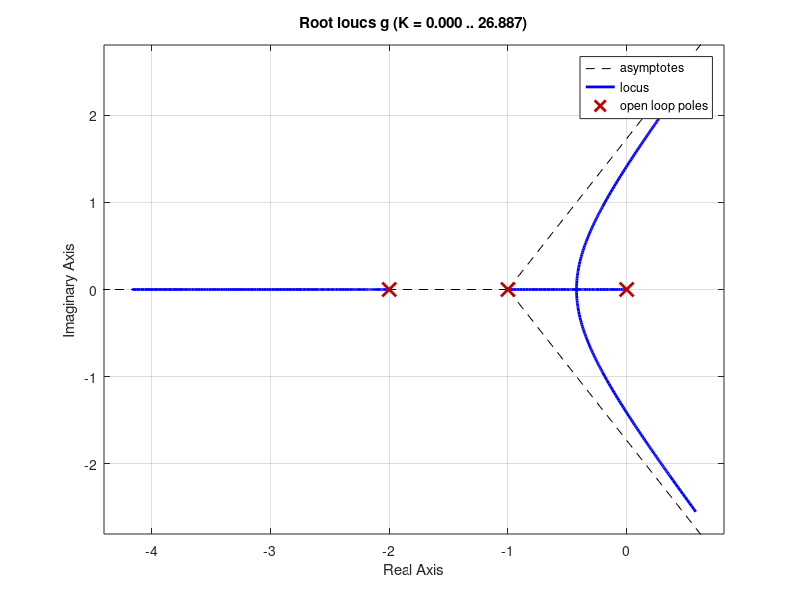
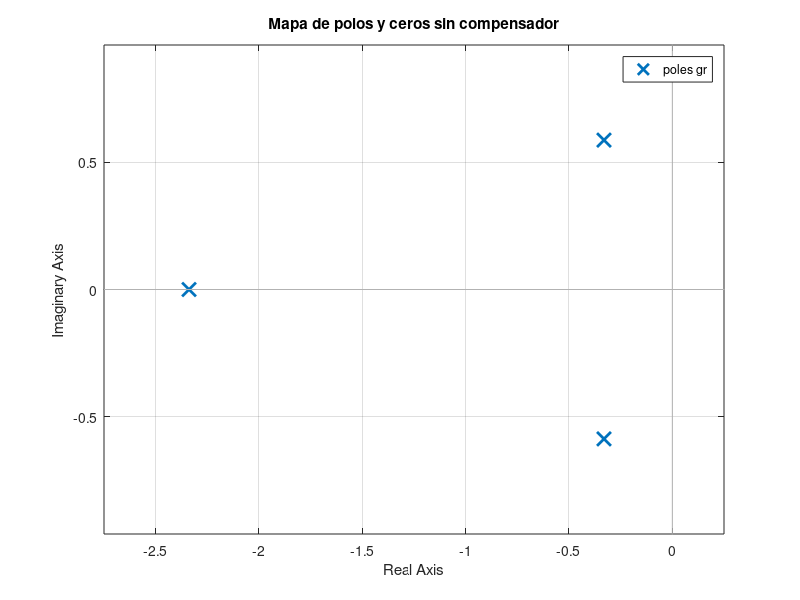
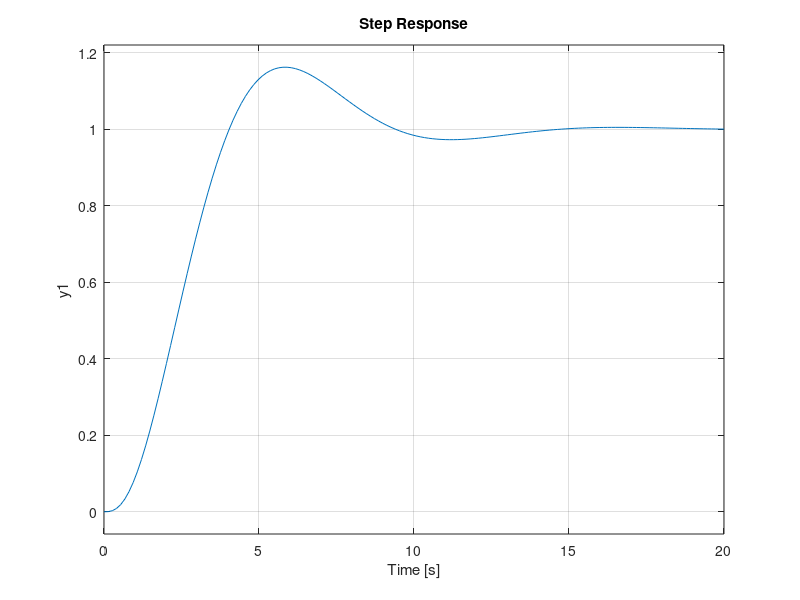
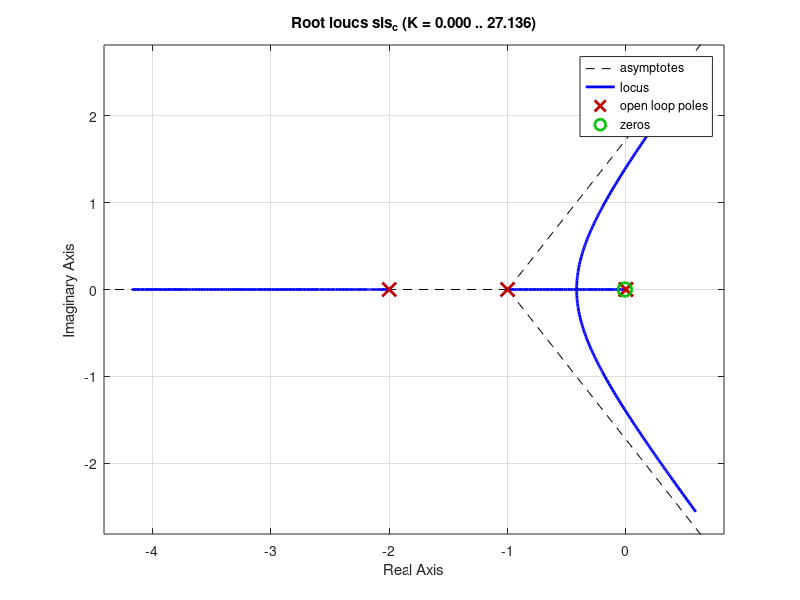

Recreate these plots in MATLAB, in order. (Note: this script raises an error after producing the figures.)
clc
clear
close all

%------------planta o proceso----
a=[1 1];
b=[1 2];
c=[1 0];
den= conv(a,b);
den= conv(den,c);

g=tf(1.06,den);

rlocus(g)
figure
gr=feedback(g,1);
pzmap(gr)
title('Mapa de polos y ceros sin compensador')
figure
step(gr)
[p z] = pzmap(gr);

%polos dominantes: 
s1=p(2);%-0.33+0.586*i;
s2=p(3);%-0.33-0.586*i;

%polinomio caracteristico:
pol = conv([1 -s1],[1 -s2])

wn=sqrt(pol(3))
e=pol(2)/(2*wn)

sis_d=tf(wn^2,pol); %sistema deseado


so = 100*exp(-e*pi/sqrt(1-e^2))
Ts= 4/(e*wn)
% constante Kv actual
Kv_a=0.53;
Kv=5;
% se desea Kv cerca a 5 la razón es 9.43, se puede acerca a 10 para fines
% practicos

%------G_c(s)=(s+z)/(s+p)-----
razon= 10 ;%Kv/Kv_a;
p=0.001; %0.005
z=razon*p; %0.05;

cond_ang= rad2deg(angle((s1+z)/(s1+p)))
%atand((0.33-0.05)/0.586)-atand((0.33-0.005)/0.586)


g_c = tf([1 z],[1 p]);

%nuevo lgr
sis_c=g_c*g;
figure
rlocus(sis_c)
hold on
rlocus(g,'-.')
legend('Nuevo LGR','Antiguo LGR')


%ubicar los nuevos polos dominantes teniendo en cuenta G_c*G
sis_rc=feedback(g_c*g,1);
[p1 z1]=pzmap(sis_rc)
figure
pzmap(sis_rc)
title('Mapa de polos y ceros con compensador')

% determinar la ganancia K para ubicar los polos deseados en lazo cerrado
% s1= -0.309+0.56*i;%0.332+0.466*i;
% s2= -0.309+0.56*i;%0.332-0.466*i;
s1= p1(2);%-0.308+0.566i;%p1(2);%-0.332+0.466*i;
s2= p1(3);%-0.332-0.466*i;
num = 1.06*(s1+z);
den = s1*(s1+p)*(s1+1)*(s1+2);

div = abs(num/den);

K=1/div;

%polinomio caractetistcio nuevo
pol = conv([1 -s1],[1 -s2])

wn=sqrt(pol(3))
e=pol(2)/(2*wn)


%sistema completo realimentado
g_c = K*g_c;
sis_r_c=feedback(g_c*g,1)
figure
step(gr,'b')
hold on
step(sis_r_c,'k')
%step(sis_d,'r')
title('Respuesta al escalon')
legend('Sistema no compensado', 'Sistema compensado')
%legend('Sistema no compensado', 'Sistema compensado','Sistema deseado')
figure
pzmap(sis_r_c)

%---------implementación de Gc con operacioneales----
%Gc=K(s+z)/(s+p)

C1=1000e-6;
C2=C1;
R1=1/(C1*z);
R2=1/(C2*p);
R3=10e3;
R4=K*R3;

% funcion de trasnferencia del controlador con los parametros del
% operacional
g_cao= tf((R4*C1/(R3*C2))*[1 1/(R1*C1)],[1 1/(R2*C2)]);
SR=feedback(g_cao*g,1);
figure
step(SR,'k')
hold on
step(gr,'b')
title('Respuesta al escalon-Controlador implementado con operacionales')
legend('Sistema compensado', 'Sistema no compensado')



%--------- parametros para la simulacion con operacionales---
R1=10e3;
R2=R1;
R3=R1;
R4=R1;

C1=1000e-6;
C2=C1;
R1c=1/(C1*z);
R2c=1/(C2*p);
R3c=10e3;
R4c=K*R3;
